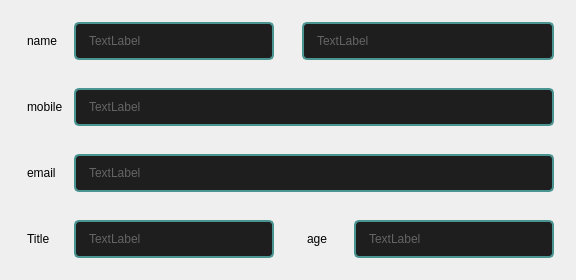
                   <widget class="QWidget" name="show_Professor">
                    <attribute name="title">
                     <string>Show Professor</string>
                    </attribute>
                    <layout class="QHBoxLayout" name="horizontalLayout_30">
                     <item>
                      <layout class="QGridLayout" name="gridLayout_12">
                       <item row="0" column="2">
                        <widget class="QFrame" name="frame_54">
                         <property name="styleSheet">
                          <string notr="true"> border: 2px solid transparent; /* Set border color to transparent */</string>
                         </property>
                         <property name="frameShape">
                          <enum>QFrame::StyledPanel</enum>
                         </property>
                         <property name="frameShadow">
                          <enum>QFrame::Raised</enum>
                         </property>
                         <layout class="QHBoxLayout" name="horizontalLayout_20">
                          <item>
                           <widget class="QLabel" name="label_40">
                            <property name="styleSheet">
                             <string notr="true">font: 81 italic 13pt &quot;Lato Heavy&quot;;</string>
                            </property>
                            <property name="text">
                             <string>name</string>
                            </property>
                           </widget>
                          </item>
                          <item>
                           <widget class="QLabel" name="label_17">
                            <property name="minimumSize">
                             <size>
                              <width>200</width>
                              <height>0</height>
                             </size>
                            </property>
                            <property name="maximumSize">
                             <size>
                              <width>300</width>
                              <height>40</height>
                             </size>
                            </property>
                            <property name="styleSheet">
                             <string notr="true">QLabel {
    border: 2px solid rgb(74, 148, 146);
    border-radius: 5px;
    padding: 10px;
    background-color: rgb(30, 30, 30); 
    color: rgb(100, 100, 100);
}

QLabel:hover {
    border: 2px solid rgb(0, 255, 255);
}

QLabel:focus {
    border: 2px solid rgb(255, 255, 0);
    color: rgb(250, 250, 250);
}
</string>
                            </property>
                            <property name="text">
                             <string>TextLabel</string>
                            </property>
                           </widget>
                          </item>
                         </layout>
                        </widget>
                       </item>
                       <item row="3" column="3">
                        <widget class="QFrame" name="frame_55">
                         <property name="styleSheet">
                          <string notr="true"> border: 2px solid transparent; /* Set border color to transparent */</string>
                         </property>
                         <property name="frameShape">
                          <enum>QFrame::StyledPanel</enum>
                         </property>
                         <property name="frameShadow">
                          <enum>QFrame::Raised</enum>
                         </property>
                         <layout class="QHBoxLayout" name="horizontalLayout_21">
                          <item>
                           <widget class="QLabel" name="label_41">
                            <property name="styleSheet">
                             <string notr="true">font: 81 italic 13pt &quot;Lato Heavy&quot;;</string>
                            </property>
                            <property name="text">
                             <string>age</string>
                            </property>
                           </widget>
                          </item>
                          <item>
                           <widget class="QLabel" name="label_18">
                            <property name="minimumSize">
                             <size>
                              <width>200</width>
                              <height>0</height>
                             </size>
                            </property>
                            <property name="maximumSize">
                             <size>
                              <width>300</width>
                              <height>40</height>
                             </size>
                            </property>
                            <property name="styleSheet">
                             <string notr="true">QLabel {
    border: 2px solid rgb(74, 148, 146);
    border-radius: 5px;
    padding: 10px;
    background-color: rgb(30, 30, 30); 
    color: rgb(100, 100, 100);
}

QLabel:hover {
    border: 2px solid rgb(0, 255, 255);
}

QLabel:focus {
    border: 2px solid rgb(255, 255, 0);
    color: rgb(250, 250, 250);
}
</string>
                            </property>
                            <property name="text">
                             <string>TextLabel</string>
                            </property>
                           </widget>
                          </item>
                         </layout>
                        </widget>
                       </item>
                       <item row="2" column="2" colspan="2">
                        <widget class="QFrame" name="frame_56">
                         <property name="styleSheet">
                          <string notr="true"> border: 2px solid transparent; /* Set border color to transparent */</string>
                         </property>
                         <property name="frameShape">
                          <enum>QFrame::StyledPanel</enum>
                         </property>
                         <property name="frameShadow">
                          <enum>QFrame::Raised</enum>
                         </property>
                         <layout class="QHBoxLayout" name="horizontalLayout_22">
                          <item>
                           <widget class="QLabel" name="label_42">
                            <property name="styleSheet">
                             <string notr="true">font: 81 italic 13pt &quot;Lato Heavy&quot;;</string>
                            </property>
                            <property name="text">
                             <string>email</string>
                            </property>
                           </widget>
                          </item>
                          <item>
                           <widget class="QLabel" name="label_19">
                            <property name="minimumSize">
                             <size>
                              <width>480</width>
                              <height>0</height>
                             </size>
                            </property>
                            <property name="maximumSize">
                             <size>
                              <width>300</width>
                              <height>40</height>
                             </size>
                            </property>
                            <property name="styleSheet">
                             <string notr="true">QLabel {
    border: 2px solid rgb(74, 148, 146);
    border-radius: 5px;
    padding: 10px;
    background-color: rgb(30, 30, 30); 
    color: rgb(100, 100, 100);
}

QLabel:hover {
    border: 2px solid rgb(0, 255, 255);
}

QLabel:focus {
    border: 2px solid rgb(255, 255, 0);
    color: rgb(250, 250, 250);
}
</string>
                            </property>
                            <property name="text">
                             <string>TextLabel</string>
                            </property>
                           </widget>
                          </item>
                         </layout>
                        </widget>
                       </item>
                       <item row="3" column="2">
                        <widget class="QFrame" name="frame_57">
                         <property name="styleSheet">
                          <string notr="true"> border: 2px solid transparent; /* Set border color to transparent */</string>
                         </property>
                         <property name="frameShape">
                          <enum>QFrame::StyledPanel</enum>
                         </property>
                         <property name="frameShadow">
                          <enum>QFrame::Raised</enum>
                         </property>
                         <layout class="QHBoxLayout" name="horizontalLayout_27">
                          <item>
                           <widget class="QLabel" name="label_43">
                            <property name="styleSheet">
                             <string notr="true">font: 81 italic 13pt &quot;Lato Heavy&quot;;</string>
                            </property>
                            <property name="text">
                             <string>Title</string>
                            </property>
                           </widget>
                          </item>
                          <item>
                           <widget class="QLabel" name="label_24">
                            <property name="minimumSize">
                             <size>
                              <width>200</width>
                              <height>0</height>
                             </size>
                            </property>
                            <property name="maximumSize">
                             <size>
                              <width>300</width>
                              <height>40</height>
                             </size>
                            </property>
                            <property name="styleSheet">
                             <string notr="true">QLabel {
    border: 2px solid rgb(74, 148, 146);
    border-radius: 5px;
    padding: 10px;
    background-color: rgb(30, 30, 30); 
    color: rgb(100, 100, 100);
}

QLabel:hover {
    border: 2px solid rgb(0, 255, 255);
}

QLabel:focus {
    border: 2px solid rgb(255, 255, 0);
    color: rgb(250, 250, 250);
}
</string>
                            </property>
                            <property name="text">
                             <string>TextLabel</string>
                            </property>
                           </widget>
                          </item>
                         </layout>
                        </widget>
                       </item>
                       <item row="0" column="3">
                        <widget class="QFrame" name="frame_58">
                         <property name="styleSheet">
                          <string notr="true"> border: 2px solid transparent; /* Set border color to transparent */</string>
                         </property>
                         <property name="frameShape">
                          <enum>QFrame::StyledPanel</enum>
                         </property>
                         <property name="frameShadow">
                          <enum>QFrame::Raised</enum>
                         </property>
                         <layout class="QHBoxLayout" name="horizontalLayout_28">
                          <item>
                           <widget class="QLabel" name="label_25">
                            <property name="minimumSize">
                             <size>
                              <width>200</width>
                              <height>0</height>
                             </size>
                            </property>
                            <property name="maximumSize">
                             <size>
                              <width>300</width>
                              <height>40</height>
                             </size>
                            </property>
                            <property name="styleSheet">
                             <string notr="true">QLabel {
    border: 2px solid rgb(74, 148, 146);
    border-radius: 5px;
    padding: 10px;
    background-color: rgb(30, 30, 30); 
    color: rgb(100, 100, 100);
}

QLabel:hover {
    border: 2px solid rgb(0, 255, 255);
}

QLabel:focus {
    border: 2px solid rgb(255, 255, 0);
    color: rgb(250, 250, 250);
}
</string>
                            </property>
                            <property name="text">
                             <string>TextLabel</string>
                            </property>
                           </widget>
                          </item>
                         </layout>
                        </widget>
                       </item>
                       <item row="1" column="2" colspan="2">
                        <widget class="QFrame" name="frame_59">
                         <property name="styleSheet">
                          <string notr="true"> border: 2px solid transparent; /* Set border color to transparent */</string>
                         </property>
                         <property name="frameShape">
                          <enum>QFrame::StyledPanel</enum>
                         </property>
                         <property name="frameShadow">
                          <enum>QFrame::Raised</enum>
                         </property>
                         <layout class="QHBoxLayout" name="horizontalLayout_29">
                          <item>
                           <widget class="QLabel" name="label_44">
                            <property name="styleSheet">
                             <string notr="true">font: 81 italic 13pt &quot;Lato Heavy&quot;;</string>
                            </property>
                            <property name="text">
                             <string>mobile</string>
                            </property>
                           </widget>
                          </item>
                          <item>
                           <widget class="QLabel" name="label_26">
                            <property name="minimumSize">
                             <size>
                              <width>480</width>
                              <height>0</height>
                             </size>
                            </property>
                            <property name="maximumSize">
                             <size>
                              <width>300</width>
                              <height>40</height>
                             </size>
                            </property>
                            <property name="styleSheet">
                             <string notr="true">QLabel {
    border: 2px solid rgb(74, 148, 146);
    border-radius: 5px;
    padding: 10px;
    background-color: rgb(30, 30, 30); 
    color: rgb(100, 100, 100);
}

QLabel:hover {
    border: 2px solid rgb(0, 255, 255);
}

QLabel:focus {
    border: 2px solid rgb(255, 255, 0);
    color: rgb(250, 250, 250);
}
</string>
                            </property>
                            <property name="text">
                             <string>TextLabel</string>
                            </property>
                           </widget>
                          </item>
                         </layout>
                        </widget>
                       </item>
                      </layout>
                     </item>
                    </layout>
                   </widget>
